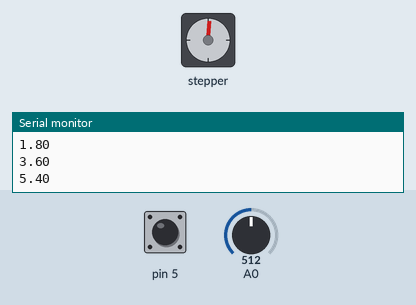
The sketch below on a simulated Arduino Uno, built with avr-gcc and run on an emulated ATmega328P. Shown: stepper motor, the last lines printed to the serial monitor. The test bench sets the inputs (shaded band); at power-on: A0 = 512, pin 5 HIGH. Stepper angles assume 200 steps per turn.

Above: at 1.3 s.
1.4 s: A0 set to 122
At 2.69 s:
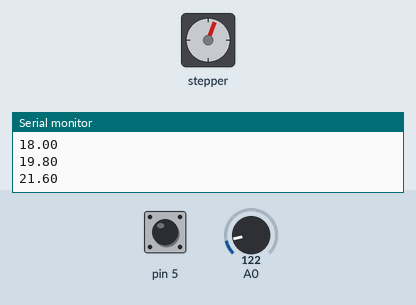
4.4 s: A0 set to 0
At 4.73 s:
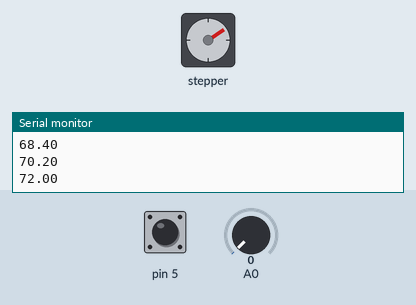
7.4 s: pin 5 pulled LOW for 0.6 s
At 7.55 s:
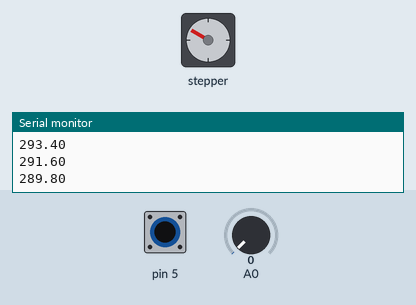
11.0 s: pin 5 pulled LOW for 1 s
At 11.32 s:
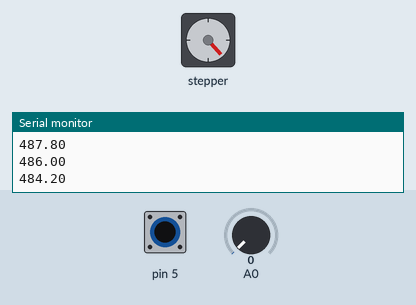
15.0 s: A0 set to 716
18.0 s: pin 5 pulled LOW for 3.2 s
Timing chart, 0 to 27.8 s (numbered marks = the images above; inputs shaded):
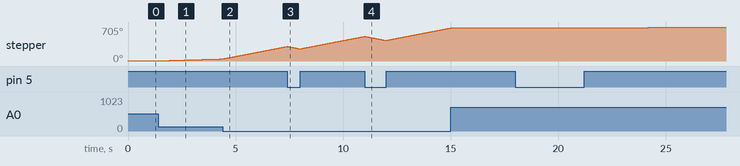

The sketch:

Motor_de_Passo.ino
```cpp
#include <Stepper.h>

Stepper MotorPasso1(200, 8, 9, 10,11);
float Angulo = 0;
int Tempo;

void setup(){
   MotorPasso1.setSpeed(3600);
   Serial.begin(9600);
   pinMode(5, INPUT_PULLUP);
}

void loop(){
   Tempo = map(analogRead(A0), 0,1023,20,1000);
   if(digitalRead(5) == HIGH){
      MotorPasso1.step(+1);
      Angulo = Angulo + 1.8;
      }

   else{
      MotorPasso1.step(-1);
      Angulo = Angulo - 1.8;
      }

      Serial.println(Angulo);
      delay(Tempo);
}
```
